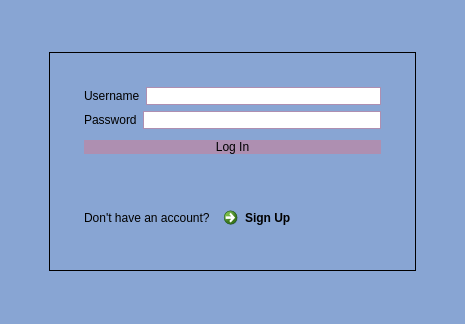
<?xml version="1.0" encoding="UTF-8"?>
<ui version="4.0">
 <class>LoginWindow</class>
 <widget class="QWidget" name="LoginWindow">
  <property name="geometry">
   <rect>
    <x>0</x>
    <y>0</y>
    <width>465</width>
    <height>324</height>
   </rect>
  </property>
  <property name="windowTitle">
   <string>Form</string>
  </property>
  <property name="styleSheet">
   <string notr="true">background-color: rgb(136, 165, 211);</string>
  </property>
  <layout class="QGridLayout" name="gridLayout">
   <item row="0" column="1">
    <layout class="QVBoxLayout" name="verticalLayout">
     <item>
      <widget class="QWidget" name="loginForm" native="true">
       <property name="sizePolicy">
        <sizepolicy hsizetype="Fixed" vsizetype="Fixed">
         <horstretch>0</horstretch>
         <verstretch>0</verstretch>
        </sizepolicy>
       </property>
       <property name="minimumSize">
        <size>
         <width>350</width>
         <height>200</height>
        </size>
       </property>
       <property name="styleSheet">
        <string notr="true">#loginForm
{
	border: 1px solid;
}</string>
       </property>
       <layout class="QVBoxLayout" name="verticalLayout_2">
        <property name="leftMargin">
         <number>35</number>
        </property>
        <property name="topMargin">
         <number>35</number>
        </property>
        <property name="rightMargin">
         <number>35</number>
        </property>
        <property name="bottomMargin">
         <number>35</number>
        </property>
        <item>
         <layout class="QHBoxLayout" name="horizontalLayout_5">
          <item>
           <widget class="QLabel" name="Username">
            <property name="text">
             <string>Username</string>
            </property>
           </widget>
          </item>
          <item>
           <widget class="QLineEdit" name="EnterLogin">
            <property name="styleSheet">
             <string notr="true">background-color: rgb(255, 255, 255);
font: 10pt &quot;MS Shell Dlg 2&quot;;
border-radius: 15px;
border-style: solid;
border-width: 1px;
border-color: rgb(174, 143, 177);</string>
            </property>
           </widget>
          </item>
         </layout>
        </item>
        <item>
         <layout class="QHBoxLayout" name="horizontalLayout_4">
          <item>
           <widget class="QLabel" name="Password">
            <property name="text">
             <string>Password</string>
            </property>
           </widget>
          </item>
          <item>
           <widget class="QLineEdit" name="EnterPassword">
            <property name="styleSheet">
             <string notr="true">background-color: rgb(255, 255, 255);
font: 10pt &quot;MS Shell Dlg 2&quot;;
border-radius: 15px;
border-style: solid;
border-width: 1px;
border-color: rgb(174, 143, 177);</string>
            </property>
           </widget>
          </item>
         </layout>
        </item>
        <item>
         <spacer name="verticalSpacer_2">
          <property name="orientation">
           <enum>Qt::Vertical</enum>
          </property>
          <property name="sizeType">
           <enum>QSizePolicy::Fixed</enum>
          </property>
          <property name="sizeHint" stdset="0">
           <size>
            <width>20</width>
            <height>5</height>
           </size>
          </property>
         </spacer>
        </item>
        <item>
         <widget class="QPushButton" name="LoginButton">
          <property name="styleSheet">
           <string notr="true">font: 75 14pt &quot;MS Shell Dlg 2&quot;;
background-color: rgb(174, 143, 177);
border-radius: 15px;</string>
          </property>
          <property name="text">
           <string>Log In</string>
          </property>
         </widget>
        </item>
        <item>
         <spacer name="verticalSpacer">
          <property name="orientation">
           <enum>Qt::Vertical</enum>
          </property>
          <property name="sizeHint" stdset="0">
           <size>
            <width>20</width>
            <height>40</height>
           </size>
          </property>
         </spacer>
        </item>
        <item>
         <layout class="QHBoxLayout" name="horizontalLayout">
          <item>
           <widget class="QLabel" name="label">
            <property name="styleSheet">
             <string notr="true">font: 9pt &quot;MS Shell Dlg 2&quot;;</string>
            </property>
            <property name="text">
             <string>Don't have an account?</string>
            </property>
           </widget>
          </item>
          <item>
           <widget class="QCommandLinkButton" name="SignupButton">
            <property name="text">
             <string>Sign Up</string>
            </property>
           </widget>
          </item>
         </layout>
        </item>
       </layout>
      </widget>
     </item>
    </layout>
   </item>
   <item row="0" column="0">
    <spacer name="horizontalSpacer">
     <property name="orientation">
      <enum>Qt::Horizontal</enum>
     </property>
     <property name="sizeHint" stdset="0">
      <size>
       <width>40</width>
       <height>20</height>
      </size>
     </property>
    </spacer>
   </item>
   <item row="0" column="2">
    <spacer name="horizontalSpacer_2">
     <property name="orientation">
      <enum>Qt::Horizontal</enum>
     </property>
     <property name="sizeHint" stdset="0">
      <size>
       <width>40</width>
       <height>20</height>
      </size>
     </property>
    </spacer>
   </item>
  </layout>
 </widget>
 <resources/>
 <connections/>
</ui>
